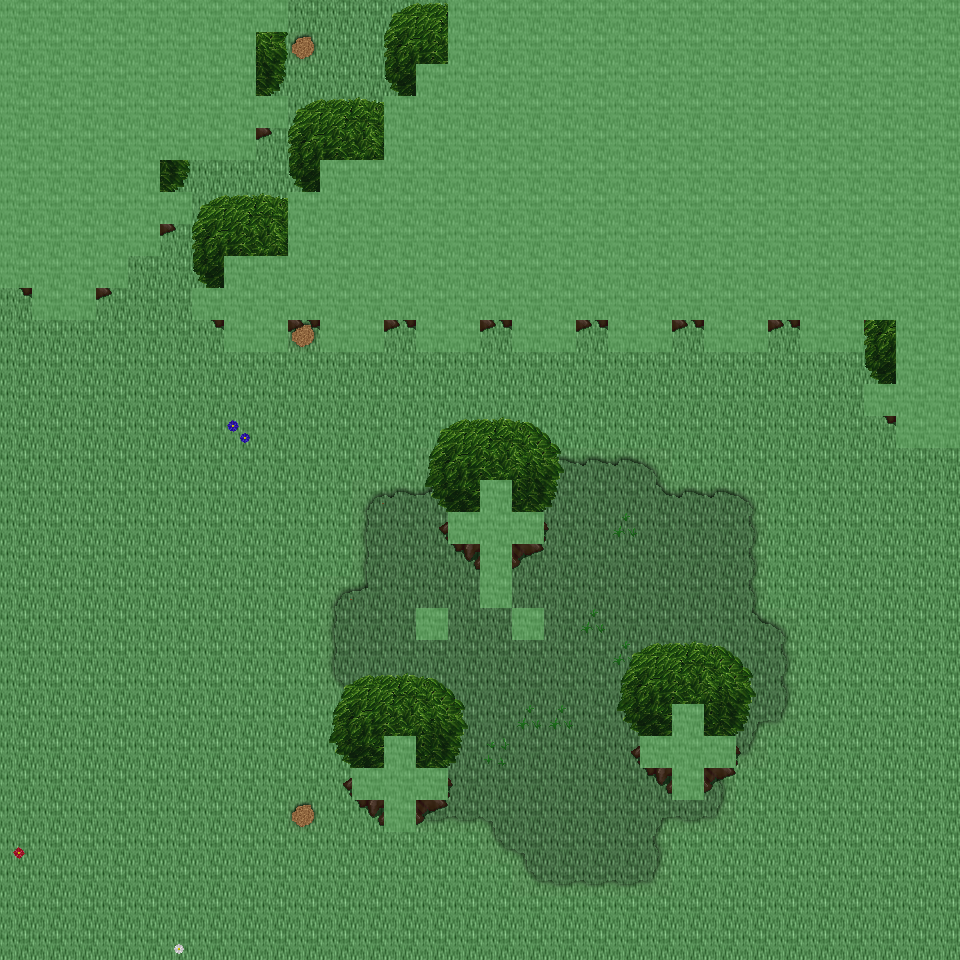

This is a level from a 2D game, rendered from its Tiled map with the project's own tilesets. A one-line summary and the map file follow, with tile-layer data summarised:
An orthogonal 30x30 tile map with 32x32 px tiles, 6 tile layers (Ground, Object, Object2, Above, ...), 34 tilesets and 3 objects (3x mapExit).

<map version="1.0" orientation="orthogonal" renderorder="right-down" width="30" height="30" tilewidth="32" tileheight="32" nextobjectid="4">
  <tileset firstgid="1" name="tileset_ground_ground" tilewidth="32" tileheight="32" tilecount="33" columns="3">
    <image source="../drawable/tileset_ground_ground.png" width="96" height="352" />
  </tileset>
  <tileset firstgid="34" name="tileset_ground_grass_edges" tilewidth="32" tileheight="32" tilecount="36" columns="12">
    <image source="../drawable/tileset_ground_grass_edges.png" width="384" height="96" />
  </tileset>
  <tileset firstgid="70" name="tileset_ground_earth_edges" tilewidth="32" tileheight="32" tilecount="18" columns="6">
    <image source="../drawable/tileset_ground_earth_edges.png" width="192" height="96" />
  </tileset>
  <tileset firstgid="88" name="tileset_ground_grass_corners" tilewidth="32" tileheight="32" tilecount="24" columns="6">
    <image source="../drawable/tileset_ground_grass_corners.png" width="192" height="128" />
  </tileset>
  <tileset firstgid="112" name="tileset_plant_grasses" tilewidth="32" tileheight="32" tilecount="6" columns="3">
    <image source="../drawable/tileset_plant_grasses.png" width="96" height="64" />
  </tileset>
  <tileset firstgid="118" name="tileset_plant_flower_daisy_blue" tilewidth="32" tileheight="32" tilecount="8" columns="2">
    <image source="../drawable/tileset_plant_flower_daisy_blue.png" width="64" height="128" />
  </tileset>
  <tileset firstgid="126" name="tileset_plant_flower_daisy_yellow" tilewidth="32" tileheight="32" tilecount="8" columns="2">
    <image source="../drawable/tileset_plant_flower_daisy_yellow.png" width="64" height="128" />
  </tileset>
  <tileset firstgid="134" name="tileset_plant_bush_bushes" tilewidth="32" tileheight="32" tilecount="10" columns="5">
    <image source="../drawable/tileset_plant_bush_bushes.png" width="160" height="64" />
  </tileset>
  <tileset firstgid="144" name="tileset_plant_flower_daisy_red" tilewidth="32" tileheight="32" tilecount="8" columns="2">
    <image source="../drawable/tileset_plant_flower_daisy_red.png" width="64" height="128" />
  </tileset>
  <tileset firstgid="152" name="tileset_plant_flower_daisy_white" tilewidth="32" tileheight="32" tilecount="8" columns="2">
    <image source="../drawable/tileset_plant_flower_daisy_white.png" width="64" height="128" />
  </tileset>
  <tileset firstgid="160" name="tileset_logic_collision" tilewidth="32" tileheight="32" tilecount="1" columns="1">
    <image source="../drawable/tileset_logic_collision.png" width="32" height="32" />
  </tileset>
  <tileset firstgid="161" name="tileset_plant_stump_stump_brown" tilewidth="32" tileheight="32" tilecount="4" columns="2">
    <image source="../drawable/tileset_plant_stump_stump_brown.png" width="64" height="64" />
  </tileset>
  <tileset firstgid="165" name="tileset_plant_tree_tree_green" tilewidth="32" tileheight="32" tilecount="88" columns="8">
    <image source="../drawable/tileset_plant_tree_tree_green.png" width="256" height="352" />
  </tileset>
  <tileset firstgid="253" name="tileset_logic_item_resources" tilewidth="32" tileheight="32" tilecount="6" columns="6">
    <image source="../drawable/tileset_logic_item_resources.png" width="192" height="32" />
  </tileset>
  <tileset firstgid="259" name="tileset_logic_item_mushroom" tilewidth="32" tileheight="32" tilecount="6" columns="6">
    <image source="../drawable/tileset_logic_item_mushroom.png" width="192" height="32" />
  </tileset>
  <tileset firstgid="265" name="tileset_object_tent" tilewidth="32" tileheight="32" tilecount="9" columns="3">
    <image source="../drawable/tileset_object_tent.png" width="96" height="96" />
  </tileset>
  <tileset firstgid="274" name="tileset_logic_creature_albino_elf" tilewidth="32" tileheight="32" tilecount="5" columns="5">
    <image source="../drawable/tileset_logic_creature_albino_elf.png" width="160" height="32" />
  </tileset>
  <tileset firstgid="279" name="tileset_ground_ladder_vertical_dark" tilewidth="32" tileheight="32" tilecount="3" columns="3">
    <image source="../drawable/tileset_ground_ladder_vertical_dark.png" width="96" height="32" />
  </tileset>
  <tileset firstgid="282" name="tileset_ground_ladder_horizontal_dark" tilewidth="32" tileheight="32" tilecount="3" columns="1">
    <image source="../drawable/tileset_ground_ladder_horizontal_dark.png" width="32" height="96" />
  </tileset>
  <tileset firstgid="285" name="tileset_furniture_light_flames" tilewidth="32" tileheight="32" tilecount="6" columns="6">
    <image source="../drawable/tileset_furniture_light_flames.png" width="192" height="32" />
  </tileset>
  <tileset firstgid="291" name="tileset_furniture_table_tree_stump_table" tilewidth="32" tileheight="32" tilecount="4" columns="2">
    <image source="../drawable/tileset_furniture_table_tree_stump_table.png" width="64" height="64" />
  </tileset>
  <tileset firstgid="295" name="tileset_furniture_chair_stool" tilewidth="32" tileheight="32" tilecount="1" columns="1">
    <image source="../drawable/tileset_furniture_chair_stool.png" width="32" height="32" />
  </tileset>
  <tileset firstgid="296" name="tileset_logic_creature_ent" tilewidth="32" tileheight="32" tilecount="4" columns="4">
    <image source="../drawable/tileset_logic_creature_ent.png" width="128" height="32" />
  </tileset>
  <tileset firstgid="300" name="tileset_logic_creature_animal" tilewidth="32" tileheight="32" tilecount="32" columns="8">
    <image source="../drawable/tileset_logic_creature_animal.png" width="256" height="128" />
  </tileset>
  <tileset firstgid="332" name="tileset_logic_portal" tilewidth="32" tileheight="32" tilecount="24" columns="8">
    <image source="../drawable/tileset_logic_portal.png" width="256" height="96" />
  </tileset>
  <tileset firstgid="356" name="tileset_logic_item_herb" tilewidth="32" tileheight="32" tilecount="5" columns="5">
    <image source="../drawable/tileset_logic_item_herb.png" width="160" height="32" />
  </tileset>
  <tileset firstgid="361" name="tileset_ground_pothole" tilewidth="32" tileheight="32" tilecount="4" columns="4">
    <image source="../drawable/tileset_ground_pothole.png" width="128" height="32" />
  </tileset>
  <tileset firstgid="365" name="tileset_logic_creature_elemental" tilewidth="32" tileheight="32" tilecount="16" columns="8">
    <image source="../drawable/tileset_logic_creature_elemental.png" width="256" height="64" />
  </tileset>
  <tileset firstgid="381" name="tileset_plant_bush_bush_pinks" tilewidth="32" tileheight="32" tilecount="4" columns="2">
    <image source="../drawable/tileset_plant_bush_bush_pinks.png" width="64" height="64" />
  </tileset>
  <tileset firstgid="385" name="tileset_light_door_light" tilewidth="32" tileheight="32" tilecount="12" columns="3">
    <image source="../drawable/tileset_light_door_light.png" width="96" height="128" />
  </tileset>
  <tileset firstgid="397" name="tileset_light_dim_light_7x5" tilewidth="32" tileheight="32" tilecount="35" columns="7">
    <image source="../drawable/tileset_light_dim_light_7x5.png" width="224" height="160" />
  </tileset>
  <tileset firstgid="432" name="tileset_light_light_5x5" tilewidth="32" tileheight="32" tilecount="25" columns="5">
    <image source="../drawable/tileset_light_light_5x5.png" width="160" height="160" />
  </tileset>
  <tileset firstgid="457" name="tileset_furniture_light_roots_lamp" tilewidth="32" tileheight="32" tilecount="6" columns="2">
    <image source="../drawable/tileset_furniture_light_roots_lamp.png" width="64" height="96" />
  </tileset>
  <tileset firstgid="463" name="tileset_building_huts" tilewidth="32" tileheight="32" tilecount="338" columns="26">
    <image source="../drawable/tileset_building_huts.png" width="832" height="416" />
  </tileset>
  <layer name="Ground" width="30" height="30">
    <data>[900 cells, 900 non-empty, 3 distinct tile ids]</data>
  </layer>
  <layer name="Object" width="30" height="30">
    <data>[900 cells, 179 non-empty, 41 distinct tile ids]</data>
  </layer>
  <layer name="Object2" width="30" height="30">
    <data>[900 cells, 3 non-empty, 2 distinct tile ids]</data>
  </layer>
  <layer name="Above" width="30" height="30">
    <data>[900 cells, 288 non-empty, 37 distinct tile ids]</data>
  </layer>
  <layer name="Above2" width="30" height="30">
    <data>[900 cells, 12 non-empty, 12 distinct tile ids]</data>
  </layer>
  <layer name="Walkable" width="30" height="30">
    <data>[900 cells, 299 non-empty, 1 distinct tile ids]</data>
  </layer>
  <objectgroup name="MapEvents">
    <object id="1" name="south" type="mapExit" x="0" y="928" width="960" height="32">
      <properties>
        <property name="map" value="level_0_x120_y129" />
        <property name="x" value="0" />
        <property name="y" value="1" />
      </properties>
    </object>
    <object id="2" name="west" type="mapExit" x="0" y="288" width="32" height="672">
      <properties>
        <property name="map" value="level_0_x119_y128" />
        <property name="x" value="28" />
        <property name="y" value="9" />
      </properties>
    </object>
    <object id="3" name="east" type="mapExit" x="928" y="448" width="32" height="512">
      <properties>
        <property name="map" value="level_0_x121_y128" />
        <property name="x" value="1" />
        <property name="y" value="14" />
      </properties>
    </object>
  </objectgroup>
</map>
